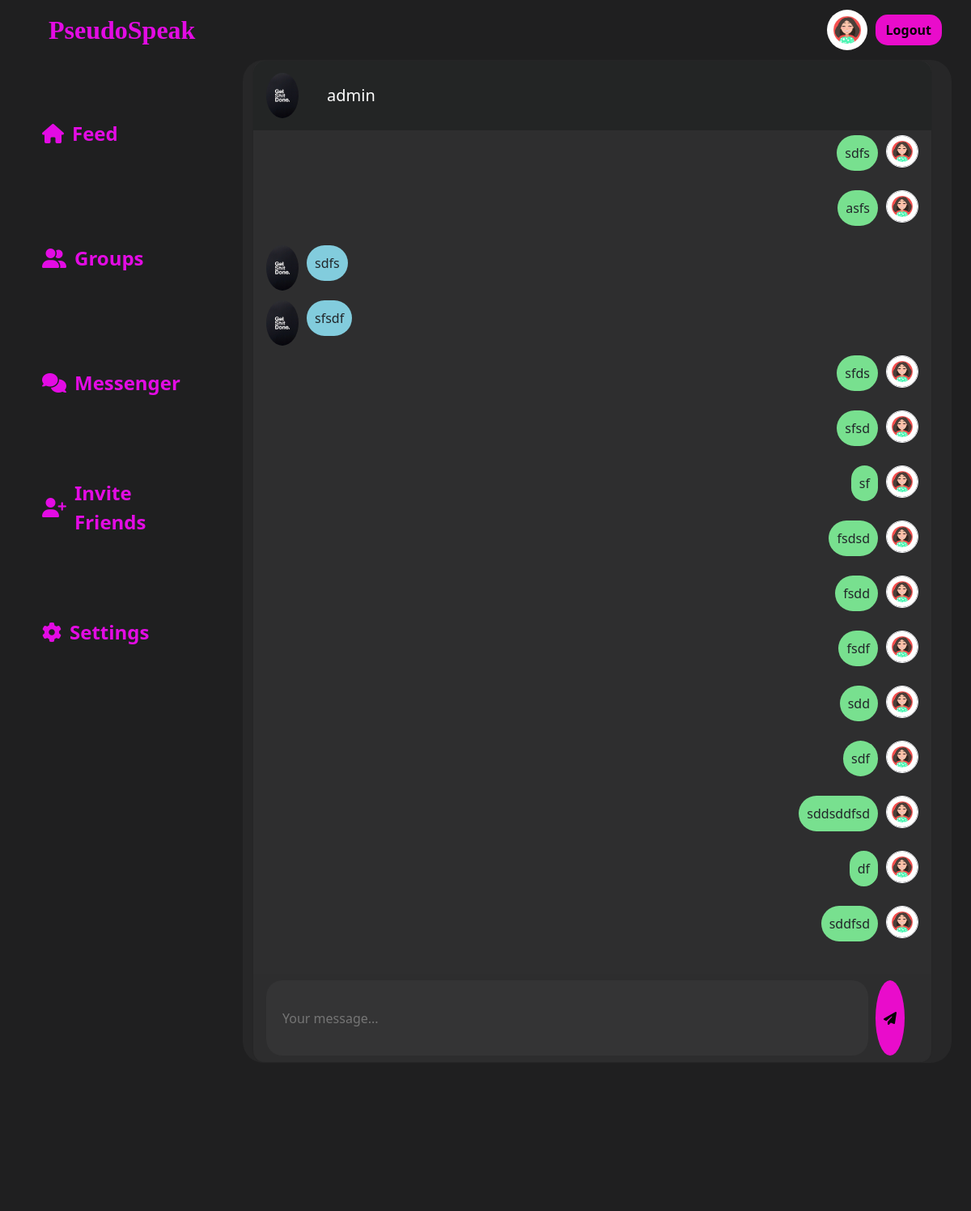
Before: /messenger/11/ (signed in) with the older database file.
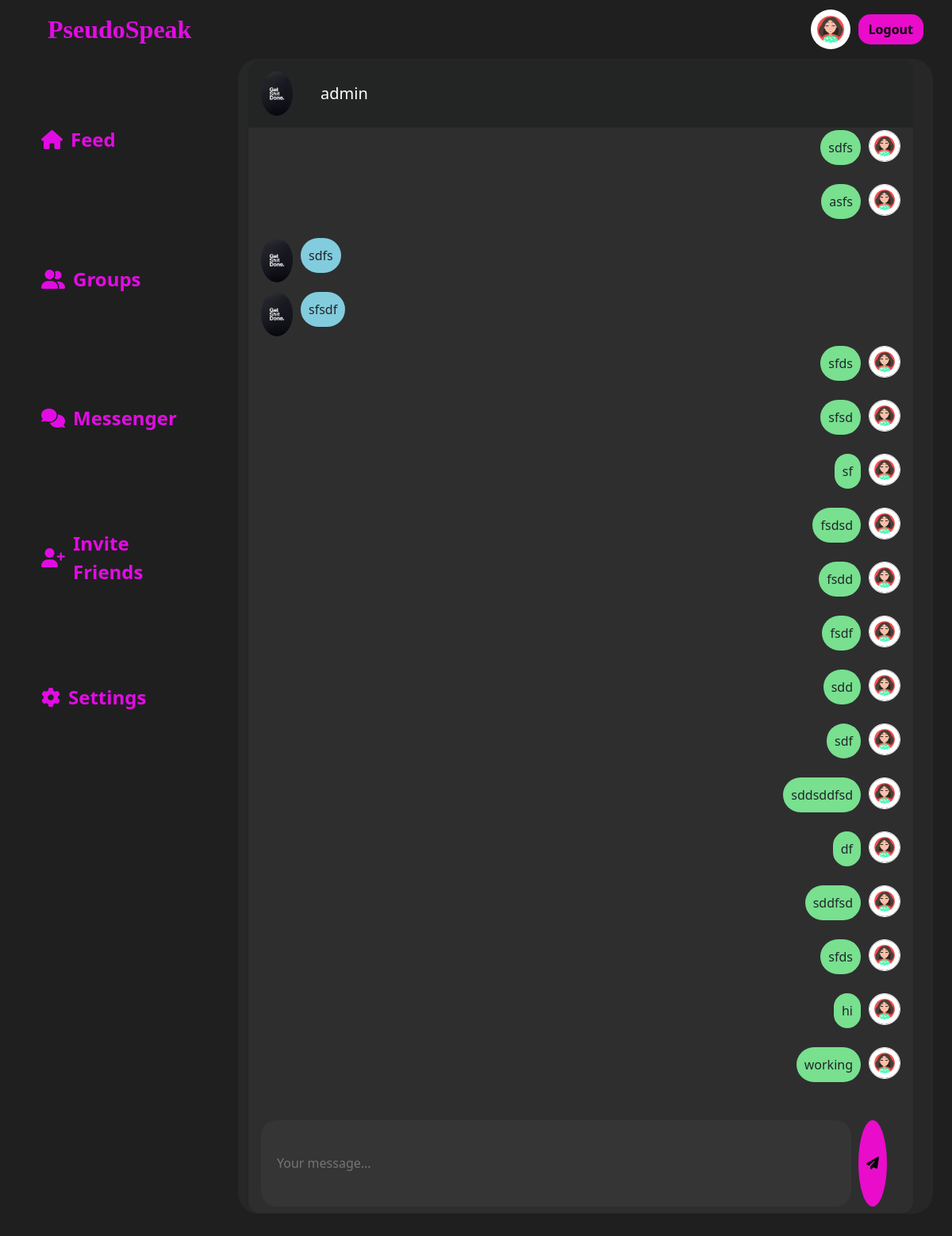
After: the same page with the newer database file.
### main/models.py (models this page shows, shortened)
class Profile(models.Model):
    user=models.OneToOneField(User,null=True,on_delete=models.CASCADE)
    profile_img=models.ImageField(null=True,blank=True,upload_to='images/')
    bio=models.CharField(null=True,max_length=51)
    follow=models.ManyToManyField(User,related_name='follow',null=True)
    following=models.ManyToManyField(User,related_name='following',null=True)

### conversation/models.py (models this page shows, shortened)
class ConversationMessage(models.Model):
    conversation = models.ForeignKey(Conversation, related_name='messages', on_delete=models.CASCADE)
    content = models.TextField()
    created_at = models.DateTimeField(auto_now_add=True)
    created_by = models.ForeignKey(User, related_name='created_messages', on_delete=models.CASCADE)
    class Meta:
        ordering = ('created_at',)

### main/views.py (the view)
# urls.py: path("messenger/<int:conversation_id>/",views.conversation,name='conversation')
@login_required(login_url="login_or_signup_view")
def conversation(request, conversation_id):
    conversation = Conversation.objects.filter(members=request.user).get(
        pk=conversation_id
    )
    conversation_message = ConversationMessage.objects.filter(conversation=conversation)
    return render(
        request,
        "conversation/conversation.html",
        {"conversation": conversation, "conversation_messages": conversation_message},
    )

### conversation/templates/conversation/conversation.html (shortened to what this page needs)
{% load static %}
<!DOCTYPE html>
<html lang="en">
  <head>
    <link
      href="https://cdn.jsdelivr.net/npm/bootstrap@5.3.1/dist/css/bootstrap.min.css"
      rel="stylesheet"
    />
  </head>
  <body>
    <nav class="navbar navbar-expand bg-body-tertiary">
      <div class="container-fluid">
        <a class="navbar-brand ms-5 nav-logo" href="{% url 'index' %}"
          >PseudoSpeak</a
        >
        <div class="collapse navbar-collapse" id="navbarSupportedContent">
          {% if user.is_authenticated %}
          <img
            id="profile_img_navbar"
            src="{{ user.profile.profile_img.url }}"
            alt=""
            style="
              width: 50px;
              height: 50px;
              border-radius: 50%;
              margin-right: 10px;
            "
          />
          <a href="{% url 'logout' %}" class="btn signbtn me-4">Logout</a>
          {% else %}
          <a href="{% url 'login_or_signup_view' %}" class="btn signbtn me-4"
            >Sign in</a
          >
          {% endif %}
        </div>
      </div>
    </nav>
    <div class="container-fluid">
      <div class="row content-1">
        <div class="col-3 content-1a res2 sidebar" id="sidebar">
          <ul>
            <li class="active">
              <i class="fa-solid fa-house"></i
              ><a href="{% url 'index' %}">Feed</a>
            </li>
            <li>
              <i class="fa-solid fa-user-group"></i
              ><a href="{% url 'rooms' name='recommended' %}">Groups</a>
            </li>
            <li>
              <i class="fa-solid fa-comments"></i
              ><a href="{% url 'messenger' %}">Messenger</a>
            </li>
            <li><i class="fa-solid fa-user-plus"></i>Invite Friends</li>
            <li>
              <i class="fa-solid fa-gear"></i
              ><a href="{% url 'logout' %}">Settings</a>
            </li>
          </ul>
        </div>
        <div class="col-9 chat-container">
          <div class="card">
            {% for m in conversation.members.all %}
            {% if m != request.user%}
            <div class="card-header msg_head">
              <div class="d-flex bd-highlight">
                <div class="img_cont">
                  <img src="{{m.profile.profile_img.url}}" style="width: 40px" />
                </div>
                <div class="user_info">
                  <span>{{m.username}}</span>
                </div>
              </div>
            </div>
            {% endif %}
          {% endfor %}
            <div class="card-body msg_card_body">
              {% for message in conversation_messages %}
                {% if message.created_by != request.user %}
              <div class="d-flex justify-content-start mb-4">
                <div class="img_cont_msg">
                  <img src="{{ message.created_by.profile.profile_img.url }}" />
                </div>
                <div class="msg_cotainer">{{ message.content }}</div>
              </div>
              {% else %}
              <div class="d-flex justify-content-end mb-4">
                <div class="msg_cotainer_send">{{ message.content }}</div>
                <div class="img_cont_msg">
                  <img
                    src="{{ message.created_by.profile.profile_img.url }}"
                    class="rounded-circle user_img_msg"
                  />
                </div>
              </div>
              {% endif %}
            {% endfor %}
            </div>
            <div class="card-footer">
              <div class="input-group">
                  <input
                    type="text"
                    class="message-input-1"
                    placeholder="Your message..."/>
                  <button class="msg-button-1"><i class="fa-solid fa-paper-plane"></i></button>
              </div>
            </div>
          </div>
        </div>
      </div>
    </div>
  </body>
</html>

Changed rows visible on the page:
added ConversationMessage: content "sfds", created_by.profile.profile_img (picture)
added ConversationMessage: content "hi", created_by.profile.profile_img (picture)
added ConversationMessage: content "working", created_by.profile.profile_img (picture)
